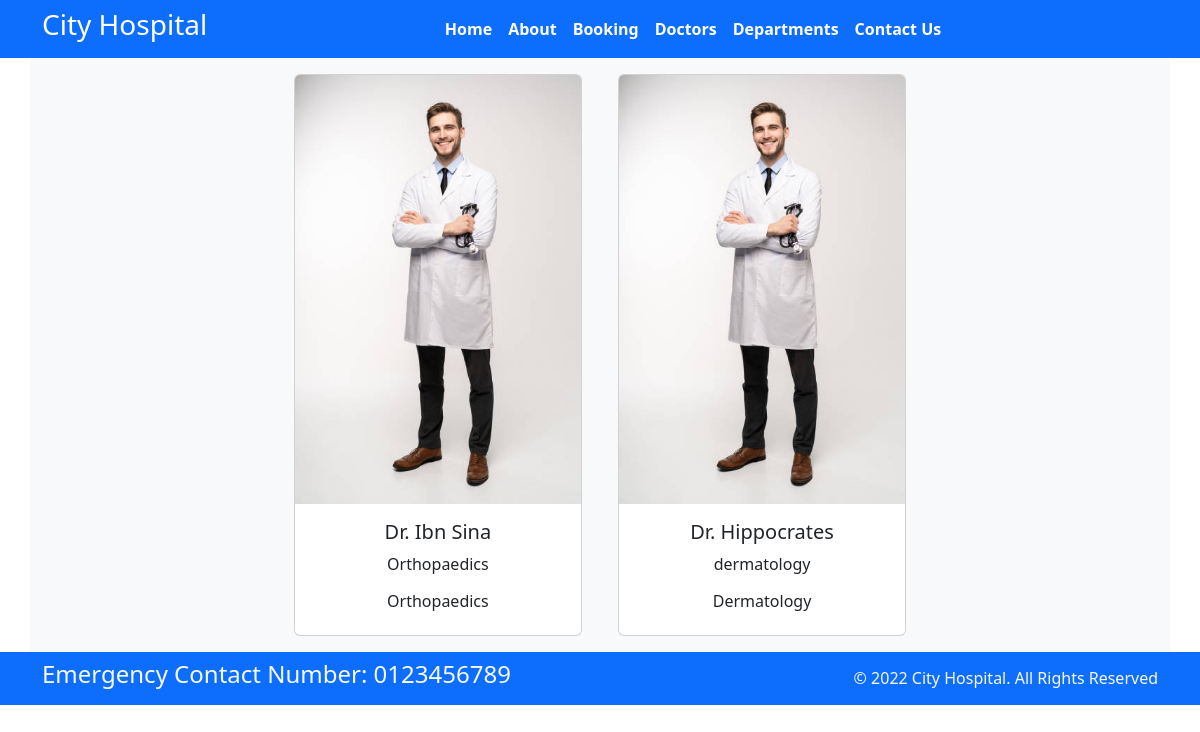
The app's page /doctors/ with its own data.
### home/models.py (models this page shows, shortened)
class doctors(models.Model):
    doc_name = models.CharField(max_length=100)
    doc_spec = models.CharField(max_length=100)
    dep_name = models.ForeignKey(departments, on_delete=models.CASCADE)
    doc_image = models.ImageField(upload_to='doctors')

class departments(models.Model):
    dep_name = models.CharField(max_length=100)
    dep_description = models.TextField()
    def __str__(self):
        return self.dep_name

### home/views.py (the view)
# urls.py: path('doctors/', views.doctorView, name='doctors'),
def doctorView(request):
    doc_dict = {
        'doc' : doctors.objects.all()
    }
    return render(request, 'home/doctors.html', doc_dict)

### home/templates/home/doctors.html (shortened to what this page needs)
{% extends 'home/base.html' %}
{% block contents %}
<div class="container text-center bg-light ">
    {% for d in doc %}
    <div class="card text-center mx-3 my-3 w-5 mb-3" style="width: 18rem; display:inline-block; ">
        <img src="{{ d.doc_image.url }}" class="card-img-top" alt="...">
        <div class="card-body">
        <h5 class="card-title">Dr. {{d.doc_name}}</h5>
        <p class="card-text">{{d.doc_spec}}</p>
        <h6>{{d.dep_name}}</h6>
        </div>
    </div>
    {% endfor %}
    </div>
{% endblock %}

### home/templates/home/base.html (shortened to what this page needs)
{% load static %}
<!DOCTYPE html>
<html lang="en">
<head>
    <link href="https://cdn.jsdelivr.net/npm/bootstrap@5.3.2/dist/css/bootstrap.min.css" rel="stylesheet"
>
</head>
<body>
    <nav class="navbar bg-primary navbar-expand-md ">
        <div class="container">
          <div class="col-2 text-left pl-md-0">
            <h3 class="text-white"> City Hospital </h3>
          </div>
          <div class="collapse navbar-collapse justify-content-center col-md-8 navbar-collapse-3">
            <ul class="navbar-nav justify-content-center  fw-bold">
              <li class="nav-item active">
                <a class="nav-link text-white" href="{% url 'home' %}">Home </a>
              </li>
              <li class="nav-item">
                <a class="nav-link text-white" href="{% url 'about' %}">About</a>
              </li>
              <li class="nav-item">
                <a class="nav-link text-white" href="{% url 'booking' %}">Booking</a>
              </li>
              <li class="nav-item">
                <a class="nav-link text-white" href="{% url 'doctors' %}">Doctors</a>
              </li>
              <li class="nav-item">
                <a class="nav-link text-white" href="{% url 'department' %}">Departments</a>
              </li>
              <li class="nav-item">
                <a class="nav-link text-white" href="{% url 'contact' %}">Contact Us</a>
              </li>
            </ul>
          </div>
        </div>
      </nav>
    {% block contents %} {% endblock %}
    <section class="">
      <footer class="pt-2 pb-2  bg-primary text-light">
        <div class="container">
          <div class="row align-items-center">
            <div class="col-12 col-md-8">
              <h4>Emergency Contact Number: 0123456789</h4>
            </div>
            <div class="col-12 col-md-4 mt-4 mt-md-0 text-center text-md-end">
              © 2022 City Hospital. All Rights Reserved
            </div>
          </div>
        </div>
      </footer>
    </section>
</body>
</html>

### records on screen
doctors: doc_image (picture), doc_name "Ibn Sina", doc_spec "Orthopaedics", dep_name "Orthopaedics"
doctors: doc_image (picture), doc_name "Hippocrates", doc_spec "dermatology", dep_name "Dermatology"
